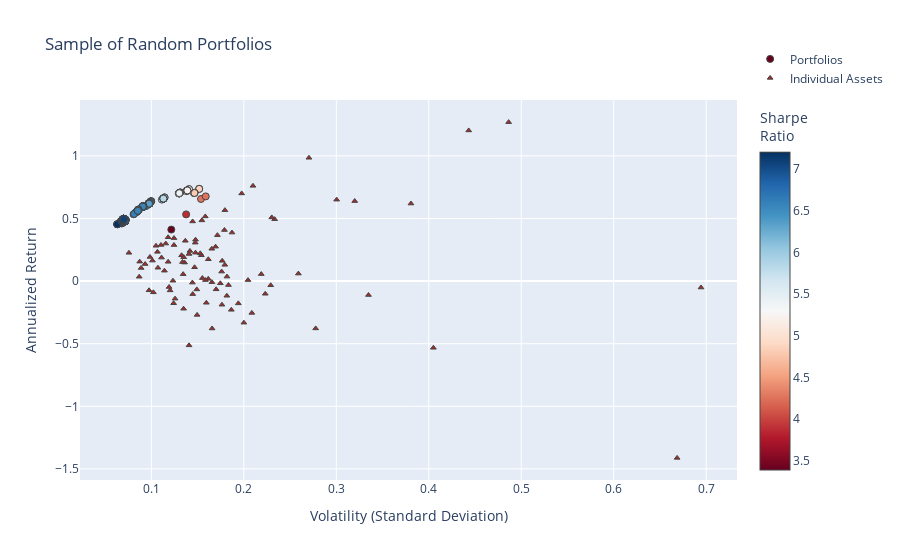

Notebook code for this chart:
### Code cell
fig = go.Figure()

fig.add_trace(go.Scatter(
    x=[p["variance"]**0.5 for p in total_portfolios],  # Convert variance to volatility
    y=[p["return"] for p in total_portfolios],
    mode='markers',
    marker=dict(
        color=[p["sharpe"] for p in total_portfolios],  # Sharpe Ratio
        showscale=True,
        size=7,
        line=dict(width=1),
        colorscale="RdBu",
        colorbar=dict(title="Sharpe<br>Ratio")
    ),
    hoverinfo='text',
    text=[
        f"Return: {p['return']:.3%}<br>Volatility: {p['variance']**0.5:.3f}<br>" +
        f"Sharpe Ratio: {p['return'] / (p['variance']**0.5):.3f}<br>" +
        "<br>".join([f"{p['tickers'][i]}: Weight={p['weights'][i]:.3f}" for i in range(len(p['tickers']))])
        for p in total_portfolios
    ],
    name="Portfolios"
))

fig.add_trace(go.Scatter(
    x=volatility,
    y=annualized_returns,
    mode='markers',
    hoverinfo='text',
    hovertext=[
        f"{name} <br>Volatility: {vol:.3f} <br>Returns: {ret:.3%} <br>Sharpe Ratio: {sr:.3f}"
        for name, vol, ret, sr in zip(names, volatility, annualized_returns, sharpe_ratios)
    ],
    marker=dict(
        color='brown',
        size=5,
        symbol='triangle-up',  # Sets the marker shape to a triangle
        line=dict(width=1)
    ),
    name="Individual Assets"
))

fig.update_layout(
    title='Sample of Random Portfolios',
    xaxis_title='Volatility (Standard Deviation)',
    yaxis_title='Annualized Return',
    legend=dict(y=5
    )
)


fig.show()

### Figure 1 — Plotly figure (JSON) as saved in the notebook; plotly's stock layout.template omitted (floating-point values rounded to 4 significant figures; data arrays with more than 128 entries replaced by an {"elided": "..."} marker saying what was removed)
{"data": [{"hoverinfo": "text", "marker": {"color": {"elided": "1001 float values"}, "colorbar": {"title": {"text": "Sharpe<br>Ratio"}}, "colorscale": [[0, "rgb(103,0,31)"], [0.1, "rgb(178,24,43)"], [0.2, "rgb(214,96,77)"], [0.3, "rgb(244,165,130)"], [0.4, "rgb(253,219,199)"], [0.5, "rgb(247,247,247)"], [0.6, "rgb(209,229,240)"], [0.7, "rgb(146,197,222)"], [0.8, "rgb(67,147,195)"], [0.9, "rgb(33,102,172)"], [1, "rgb(5,48,97)"]], "line": {"width": 1}, "showscale": true, "size": 7}, "mode": "markers", "name": "Portfolios", "text": {"elided": "1001 str values"}, "type": "scatter", "x": {"elided": "1001 float values"}, "y": {"elided": "1001 float values"}}, {"hoverinfo": "text", "hovertext": ["RDY_Close <br>Volatility: 0.278 <br>Returns: -37.763% <br>Sharpe Ratio: -1.360", "WFC_Close <br>Volatility: 0.176 <br>Returns: -18.838% <br>Sharpe Ratio: -1.068", "RTX_Close <br>Volatility: 0.093 <br>Returns: 13.645% <br>Sharpe Ratio: 1.464", "GM_Close <br>Volatility: 0.170 <br>Returns: -6.544% <br>Sharpe Ratio: -0.385", "KO_Close <br>Volatility: 0.076 <br>Returns: 22.618% <br>Sharpe Ratio: 2.987", "GOOG_Close <br>Volatility: 0.169 <br>Returns: 27.511% <br>Sharpe Ratio: 1.624", "NFLX_Close <br>Volatility: 0.320 <br>Returns: 63.935% <br>Sharpe Ratio: 1.998", "INTC_Close <br>Volatility: 0.144 <br>Returns: -1.191% <br>Sharpe Ratio: -0.083", "WMT_Close <br>Volatility: 0.148 <br>Returns: 33.100% <br>Sharpe Ratio: 2.240", "SO_Close <br>Volatility: 0.102 <br>Returns: -8.956% <br>Sharpe Ratio: -0.877", "XOM_Close <br>Volatility: 0.120 <br>Returns: -7.396% <br>Sharpe Ratio: -0.615", "CMCSA_Close <br>Volatility: 0.154 <br>Returns: 20.680% <br>Sharpe Ratio: 1.342", "MDT_Close <br>Volatility: 0.114 <br>Returns: 8.328% <br>Sharpe Ratio: 0.730", "AMZN_Close <br>Volatility: 0.171 <br>Returns: 36.711% <br>Sharpe Ratio: 2.142", "PFE_Close <br>Volatility: 0.098 <br>Returns: -7.335% <br>Sharpe Ratio: -0.752", "GOOGL_Close <br>Volatility: 0.165 <br>Returns: 25.843% <br>Sharpe Ratio: 1.563", "PEP_Close <br>Volatility: 0.087 <br>Returns: 15.556% <br>Sharpe Ratio: 1.780", "TXN_Close <br>Volatility: 0.179 <br>Returns: 13.001% <br>Sharpe Ratio: 0.725", "T_Close <br>Volatility: 0.145 <br>Returns: -10.384% <br>Sharpe Ratio: -0.718", "VRTX_Close <br>Volatility: 0.486 <br>Returns: 126.996% <br>Sharpe Ratio: 2.611", "CVX_Close <br>Volatility: 0.149 <br>Returns: -6.629% <br>Sharpe Ratio: -0.444", "CRM_Close <br>Volatility: 0.148 <br>Returns: 22.729% <br>Sharpe Ratio: 1.539", "CAT_Close <br>Volatility: 0.233 <br>Returns: 49.457% <br>Sharpe Ratio: 2.120", "BIIB_Close <br>Volatility: 0.229 <br>Returns: -3.324% <br>Sharpe Ratio: -0.145", "V_Close <br>Volatility: 0.110 <br>Returns: 28.881% <br>Sharpe Ratio: 2.616", "SYY_Close <br>Volatility: 0.155 <br>Returns: 2.406% <br>Sharpe Ratio: 0.155", "BMY_Close <br>Volatility: 0.182 <br>Returns: 3.608% <br>Sharpe Ratio: 0.198", "DIS_Close <br>Volatility: 0.123 <br>Returns: 0.346% <br>Sharpe Ratio: 0.028", "HD_Close <br>Volatility: 0.134 <br>Returns: 5.554% <br>Sharpe Ratio: 0.413", "SNAP_Close <br>Volatility: 0.669 <br>Returns: -141.181% <br>Sharpe Ratio: -2.112", "GIS_Close <br>Volatility: 0.124 <br>Returns: -17.660% <br>Sharpe Ratio: -1.423", "MSFT_Close <br>Volatility: 0.137 <br>Returns: 32.231% <br>Sharpe Ratio: 2.358", "JPM_Close <br>Volatility: 0.162 <br>Returns: 1.822% <br>Sharpe Ratio: 0.113", "SRE_Close <br>Volatility: 0.107 <br>Returns: 10.690% <br>Sharpe Ratio: 0.998", "EMR_Close <br>Volatility: 0.165 <br>Returns: -0.844% <br>Sharpe Ratio: -0.051", "QCOM_Close <br>Volatility: 0.182 <br>Returns: -11.695% <br>Sharpe Ratio: -0.644", "ABT_Close <br>Volatility: 0.133 <br>Returns: 20.651% <br>Sharpe Ratio: 1.556", "ADBE_Close <br>Volatility: 0.155 <br>Returns: 48.534% <br>Sharpe Ratio: 3.139", "HON_Close <br>Volatility: 0.099 <br>Returns: 19.309% <br>Sharpe Ratio: 1.960", "GILD_Close <br>Volatility: 0.153 <br>Returns: 22.185% <br>Sharpe Ratio: 1.451", "SYK_Close <br>Volatility: 0.116 <br>Returns: 29.992% <br>Sharpe Ratio: 2.595", "EXC_Close <br>Volatility: 0.136 <br>Returns: 14.814% <br>Sharpe Ratio: 1.090", "EW_Close <br>Volatility: 0.230 <br>Returns: 50.893% <br>Sharpe Ratio: 2.211", "IBM_Close <br>Volatility: 0.141 <br>Returns: -51.301% <br>Sharpe Ratio: -3.645", "ORCL_Close <br>Volatility: 0.187 <br>Returns: 38.781% <br>Sharpe Ratio: 2.072", "BAC_Close <br>Volatility: 0.223 <br>Returns: -10.107% <br>Sharpe Ratio: -0.453", "AAPL_Close <br>Volatility: 0.162 <br>Returns: 17.462% <br>Sharpe Ratio: 1.081", "JNJ_Close <br>Volatility: 0.111 <br>Returns: 18.793% <br>Sharpe Ratio: 1.693", "NVDA_Close <br>Volatility: 0.443 <br>Returns: 120.348% <br>Sharpe Ratio: 2.715", "BA_Close <br>Volatility: 0.198 <br>Returns: 70.035% <br>Sharpe Ratio: 3.543", "DUK_Close <br>Volatility: 0.089 <br>Returns: 10.492% <br>Sharpe Ratio: 1.180", "TMO_Close <br>Volatility: 0.142 <br>Returns: 24.099% <br>Sharpe Ratio: 1.701", "VZ_Close <br>Volatility: 0.175 <br>Returns: -1.752% <br>Sharpe Ratio: -0.100", "META_Close <br>Volatility: 0.158 <br>Returns: 51.648% <br>Sharpe Ratio: 3.262", "MA_Close <br>Volatility: 0.124 <br>Returns: 34.348% <br>Sharpe Ratio: 2.760", "CPB_Close <br>Volatility: 0.149 <br>Returns: -26.972% <br>Sharpe Ratio: -1.805", "KR_Close <br>Volatility: 0.405 <br>Returns: -53.258% <br>Sharpe Ratio: -1.315", "BSX_Close <br>Volatility: 0.134 <br>Returns: 15.214% <br>Sharpe Ratio: 1.138", "MO_Close <br>Volatility: 0.200 <br>Returns: -33.192% <br>Sharpe Ratio: -1.659", "PG_Close <br>Volatility: 0.087 <br>Returns: 3.502% <br>Sharpe Ratio: 0.403", "NEE_Close <br>Volatility: 0.105 <br>Returns: 28.234% <br>Sharpe Ratio: 2.689", "UNH_Close <br>Volatility: 0.118 <br>Returns: 35.013% <br>Sharpe Ratio: 2.965", "ZBH_Close <br>Volatility: 0.176 <br>Returns: 7.620% <br>Sharpe Ratio: 0.433", "MCD_Close <br>Volatility: 0.145 <br>Returns: 47.674% <br>Sharpe Ratio: 3.297", "ABBV_Close <br>Volatility: 0.124 <br>Returns: 28.825% <br>Sharpe Ratio: 2.316", "ISRG_Close <br>Volatility: 0.180 <br>Returns: 56.678% <br>Sharpe Ratio: 3.157", "F_Close <br>Volatility: 0.186 <br>Returns: -22.923% <br>Sharpe Ratio: -1.229", "LLY_Close <br>Volatility: 0.158 <br>Returns: 0.828% <br>Sharpe Ratio: 0.052", "AEP_Close <br>Volatility: 0.101 <br>Returns: 16.390% <br>Sharpe Ratio: 1.620", "PM_Close <br>Volatility: 0.135 <br>Returns: 19.081% <br>Sharpe Ratio: 1.414", "TSLA_Close <br>Volatility: 0.381 <br>Returns: 61.965% <br>Sharpe Ratio: 1.627", "DE_Close <br>Volatility: 0.179 <br>Returns: 40.807% <br>Sharpe Ratio: 2.279", "GS_Close <br>Volatility: 0.209 <br>Returns: -25.385% <br>Sharpe Ratio: -1.217", "ETN_Close <br>Volatility: 0.141 <br>Returns: 21.693% <br>Sharpe Ratio: 1.541", "AMD_Close <br>Volatility: 0.694 <br>Returns: -5.109% <br>Sharpe Ratio: -0.074", "BTI_Close <br>Volatility: 0.204 <br>Returns: 0.821% <br>Sharpe Ratio: 0.040", "PYPL_Close <br>Volatility: 0.210 <br>Returns: 76.095% <br>Sharpe Ratio: 3.626", "UA_Close <br>Volatility: 0.335 <br>Returns: -11.114% <br>Sharpe Ratio: -0.332", "NKE_Close <br>Volatility: 0.259 <br>Returns: 6.009% <br>Sharpe Ratio: 0.232", "SAP_Close <br>Volatility: 0.147 <br>Returns: 30.726% <br>Sharpe Ratio: 2.084", "MRK_Close <br>Volatility: 0.119 <br>Returns: -4.687% <br>Sharpe Ratio: -0.393", "GE_Close <br>Volatility: 0.166 <br>Returns: -37.831% <br>Sharpe Ratio: -2.284", "MMM_Close <br>Volatility: 0.118 <br>Returns: 15.425% <br>Sharpe Ratio: 1.305", "LMT_Close <br>Volatility: 0.107 <br>Returns: 23.364% <br>Sharpe Ratio: 2.192", "COST_Close <br>Volatility: 0.194 <br>Returns: -17.769% <br>Sharpe Ratio: -0.916", "RMD_Close <br>Volatility: 0.177 <br>Returns: 16.205% <br>Sharpe Ratio: 0.918", "BABA_Close <br>Volatility: 0.270 <br>Returns: 98.505% <br>Sharpe Ratio: 3.643", "REGN_Close <br>Volatility: 0.300 <br>Returns: 65.057% <br>Sharpe Ratio: 2.166", "ACN_Close <br>Volatility: 0.147 <br>Returns: 11.058% <br>Sharpe Ratio: 0.754", "AMGN_Close <br>Volatility: 0.183 <br>Returns: -3.148% <br>Sharpe Ratio: -0.172", "DHR_Close <br>Volatility: 0.126 <br>Returns: -13.996% <br>Sharpe Ratio: -1.114", "K_Close <br>Volatility: 0.135 <br>Returns: -22.065% <br>Sharpe Ratio: -1.636", "MS_Close <br>Volatility: 0.219 <br>Returns: 5.606% <br>Sharpe Ratio: 0.256", "CSCO_Close <br>Volatility: 0.159 <br>Returns: -17.299% <br>Sharpe Ratio: -1.085"], "marker": {"color": "brown", "line": {"width": 1}, "size": 5, "symbol": "triangle-up"}, "mode": "markers", "name": "Individual Assets", "type": "scatter", "x": [0.2777, 0.1763, 0.09322, 0.17, 0.07573, 0.1694, 0.3199, 0.1444, 0.1478, 0.1022, 0.1203, 0.1541, 0.1141, 0.1714, 0.09751, 0.1653, 0.08737, 0.1794, 0.1447, 0.4864, 0.1492, 0.1477, 0.2333, 0.2291, 0.1104, 0.1552, 0.1818, 0.1233, 0.1344, 0.6686, 0.1241, 0.1367, 0.1615, 0.1071, 0.1655, 0.1816, 0.1327, 0.1546, 0.09851, 0.1529, 0.1156, 0.1359, 0.2302, 0.1407, 0.1872, 0.2232, 0.1616, 0.111, 0.4432, 0.1977, 0.08891, 0.1417, 0.1746, 0.1583, 0.1244, 0.1495, 0.405, 0.1336, 0.2, 0.08685, 0.105, 0.1181, 0.176, 0.1446, 0.1244, 0.1795, 0.1865, 0.1584, 0.1011, 0.135, 0.3808, 0.179, 0.2086, 0.1407, 0.6944, 0.2045, 0.2099, 0.3348, 0.259, 0.1474, 0.1191, 0.1657, 0.1182, 0.1066, 0.1941, 0.1766, 0.2704, 0.3004, 0.1467, 0.1834, 0.1256, 0.1348, 0.2189, 0.1594], "y": [-0.3776, -0.1884, 0.1365, -0.06544, 0.2262, 0.2751, 0.6393, -0.01191, 0.331, -0.08956, -0.07396, 0.2068, 0.08328, 0.3671, -0.07335, 0.2584, 0.1556, 0.13, -0.1038, 1.27, -0.06629, 0.2273, 0.4946, -0.03324, 0.2888, 0.02406, 0.03608, 0.003455, 0.05554, -1.412, -0.1766, 0.3223, 0.01822, 0.1069, -0.008444, -0.117, 0.2065, 0.4853, 0.1931, 0.2219, 0.2999, 0.1481, 0.5089, -0.513, 0.3878, -0.1011, 0.1746, 0.1879, 1.203, 0.7003, 0.1049, 0.241, -0.01752, 0.5165, 0.3435, -0.2697, -0.5326, 0.1521, -0.3319, 0.03502, 0.2823, 0.3501, 0.0762, 0.4767, 0.2883, 0.5668, -0.2292, 0.008279, 0.1639, 0.1908, 0.6196, 0.4081, -0.2539, 0.2169, -0.05109, 0.008212, 0.761, -0.1111, 0.06009, 0.3073, -0.04687, -0.3783, 0.1543, 0.2336, -0.1777, 0.162, 0.9851, 0.6506, 0.1106, -0.03148, -0.14, -0.2206, 0.05606, -0.173]}], "layout": {"legend": {"y": 5}, "title": {"text": "Sample of Random Portfolios"}, "xaxis": {"title": {"text": "Volatility (Standard Deviation)"}}, "yaxis": {"title": {"text": "Annualized Return"}}}}
